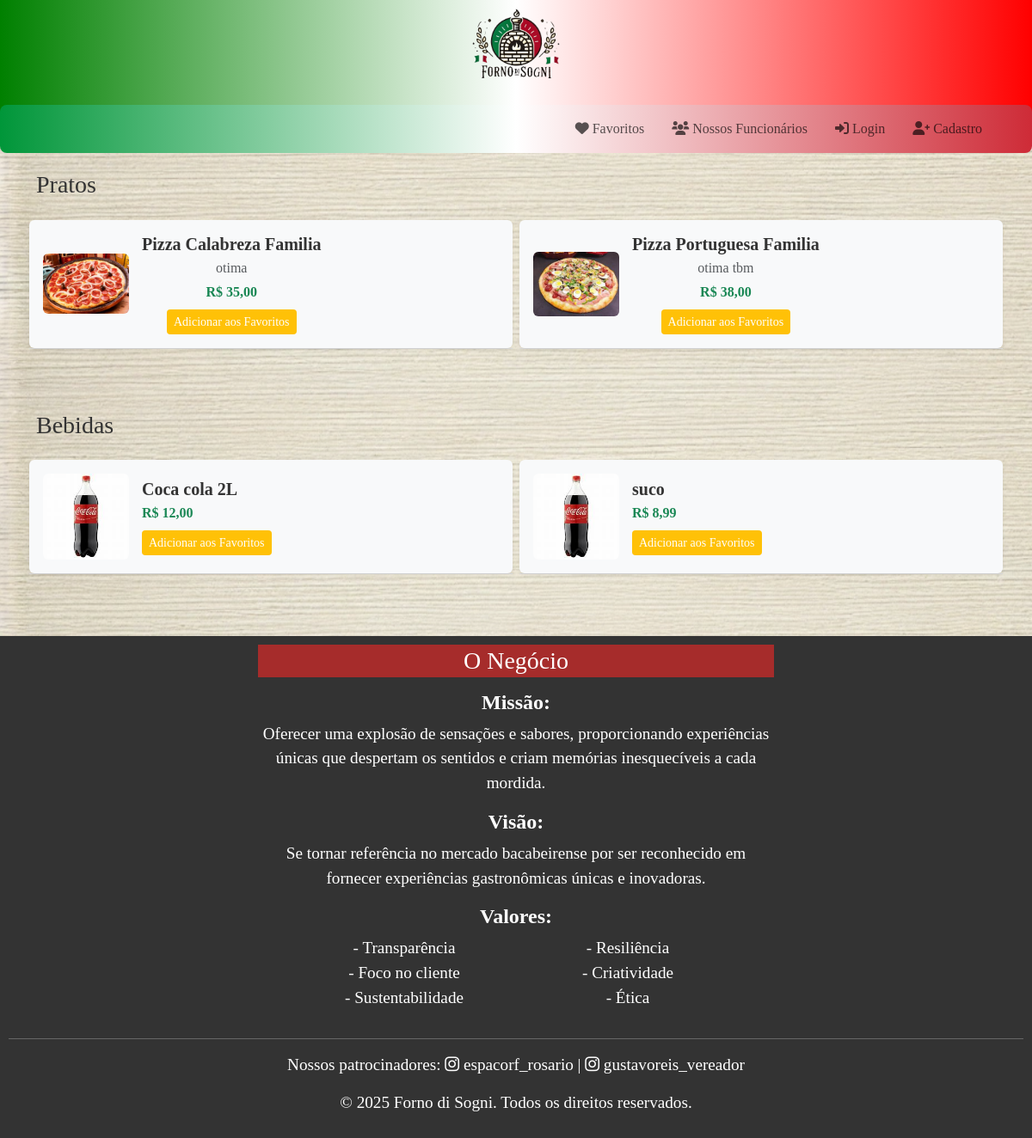
The page / on the database its author committed.
### main.py (models this page shows)
class Prato(db.Model):
    id = db.Column(db.Integer, primary_key=True)
    nome = db.Column(db.String(100), nullable=False)
    descricao = db.Column(db.Text, nullable=True)
    preco = db.Column(db.Float, nullable=False)
    imagem = db.Column(db.String(120), nullable=True)
    favoritos = db.relationship('Favorito', back_populates='prato', cascade="all, delete")

class Bebida(db.Model):
    id = db.Column(db.Integer, primary_key=True)
    nome = db.Column(db.String(100), nullable=False)
    descricao = db.Column(db.Text, nullable=True)
    preco = db.Column(db.Float, nullable=False)
    imagem = db.Column(db.String(200), nullable=True)
    favoritos = db.relationship('Favorito', back_populates='bebida', cascade="all, delete")

### main.py (the view)
@app.route('/', methods=['GET'])
def home():
    pratos = Prato.query.all()
    bebidas = Bebida.query.all()
    return render_template('index.html', pratos=pratos, bebidas=bebidas)

### templates/index.html (shortened to what this page needs)
<!DOCTYPE html>
<html lang="pt-br">
<head>
    <link href="https://cdn.jsdelivr.net/npm/bootstrap@5.3.0-alpha3/dist/css/bootstrap.min.css" rel="stylesheet">
    <link rel="stylesheet" href="https://cdnjs.cloudflare.com/ajax/libs/font-awesome/6.0.0-beta3/css/all.min.css">
    <link rel="stylesheet" href="{{ url_for('static', filename='css/styles_home.css') }}">
</head>
<body>
    <header>
        <a href="{{ url_for('home') }}">
        <img src="{{ url_for('static', filename='img/logo.png') }}" alt="Logo Forno di Sogni">
        </a>
        <nav class="navbar navbar-expand-lg">
            <div class="container">
                <div class="collapse navbar-collapse" id="navbarNav">
                    <ul class="navbar-nav ms-auto">
                        <li class="nav-item">
                            <a class="nav-link" href="{{ url_for('area_favoritos') }}"><i class="fa fa-heart"></i> Favoritos</a>
                        </li>
                        <li class="nav-item">
                            <a class="nav-link" href="{{ url_for('conhecer_funcionarios') }}"><i class="fa fa-users"></i> Nossos Funcionários</a>
                        </li>
                        {% if not current_user.is_authenticated %}
                        <li class="nav-item">
                            <a class="nav-link" href="{{ url_for('login_cliente') }}"><i class="fa fa-sign-in-alt"></i> Login</a>
                        </li>
                        <li class="nav-item">
                            <a class="nav-link" href="{{ url_for('cadastro_cliente') }}"><i class="fa fa-user-plus"></i> Cadastro</a>
                        </li>
                        {% else %}
                        <li class="nav-item">
                            <a class="nav-link" href="{{ url_for('logout_cliente') }}"><i class="fa fa-sign-out-alt"></i> Logout</a>
                        </li>
                        {% endif %}
                    </ul>
                </div>
            </div>
        </nav>
    </header>
    <main>
<section id="pratos" class="container my-5">
    <h2 class="mb-4">Pratos</h2>
    <center>
    <div class="row">
        {% for prato in pratos %}
        <div class="col-12 col-md mb-4 max-auto " style="margin-left: 4px; margin-right: 4px;">
            <a href="{{ url_for('detalhes_prato', prato_id=prato.id) }}" class="text-decoration-none">
                <div class="d-flex bg-light p-3 rounded shadow-sm align-items-center">
                    {% if prato.imagem %}
                    <img src="{{ url_for('static', filename='img/' + prato.imagem) }}" alt="{{ prato.nome }}" class="rounded" style="width: 100px; height: auto; margin-right: 15px;">
                    {% endif %}
                    <div>
                        <h5 class="fw-bold mb-1">{{ prato.nome }}</h5>
                        <p class="text-muted mb-1">{{ prato.descricao }}</p>
                        <p class="fw-bold text-success mb-2">R$ {{ "{:,.2f}".format(prato.preco).replace(".", ",") }}</p>
                        <form action="{{ url_for('adicionar_favorito') }}" method="POST">
                            <button type="submit" class="btn btn-warning btn-sm">Adicionar aos Favoritos</button>
                        </form>
                    </div>
                </div>
            </a>
        </div>
        {% endfor %}
    </div>
    </center>
</section>
        <section id="bebidas" class="container my-5">
            <h2 class="mb-4">Bebidas</h2>
            <div class="row">
                {% for bebida in bebidas %}
                 <div class="col-12 col-md mb-4 max-auto" style="margin-left: 4px; margin-right: 4px;">
                    <a href="{{ url_for('detalhes_bebida', bebida_id=bebida.id) }}" class="text-decoration-none">
                        <div class="d-flex bg-light p-3 rounded shadow-sm align-items-center">
                            {% if bebida.imagem %}
                            <img src="{{ url_for('static', filename='img/' + bebida.imagem) }}" alt="{{ bebida.nome }}" class="rounded" style="width: 100px; height: auto; margin-right: 15px;">
                            {% endif %}
                            <div>
                                <h5 class="fw-bold mb-1">{{ bebida.nome }}</h5>
                                <p class="fw-bold text-success mb-2">R$ {{ "{:,.2f}".format(bebida.preco).replace(".", ",") }}</p>
                                <form action="{{ url_for('adicionar_favorito') }}" method="POST">
                                    <button type="submit" class="btn btn-warning btn-sm">Adicionar aos Favoritos</button>
                                </form>
                            </div>
                        </div>
                    </a>
                </div>
                {% endfor %}
            </div>
        </section>
    </main>
    <footer class="mt-5 text-center">
        <div style="max-width: 600px; margin: auto; text-align: left;">
            <h3 style="background-color: #a62c2b; color: white; padding-left: 100px; padding-right: 100px; padding-bottom: 2px; padding-top: 2px; text-align: center; margin-bottom: 15px;">O Negócio</h3>
            <center>
                <h4><strong>Missão:</strong></h4>
                <p>Oferecer uma explosão de sensações e sabores, proporcionando experiências únicas que despertam os sentidos e criam memórias inesquecíveis a cada mordida.</p>
                <h4><strong>Visão:</strong></h4>
                <p>Se tornar referência no mercado bacabeirense por ser reconhecido em fornecer experiências gastronômicas únicas e inovadoras.</p>
                <h4><strong>Valores:</strong></h4>
                <div class="row justify-content-center text-center">
                    <div class="col-6 col-md-5">
                        <ul style="list-style: none; padding: 0;">
                            <li>- Transparência</li>
                            <li>- Foco no cliente</li>
                            <li>- Sustentabilidade</li>
                        </ul>
                    </div>
                    <div class="col-6 col-md-5">
                        <ul style="list-style: none; padding: 0;">
                            <li>- Resiliência</li>
                            <li>- Criatividade</li>
                            <li>- Ética</li>
                        </ul>
                    </div>
                </div>
            </center>
        </div>
        <hr>
        <p>Nossos patrocinadores:
            <a href="https://instagram.com/espacorf_rosario" target="_blank">
                <i class="fab fa-instagram"></i> espacorf_rosario
            </a> |
            <a href="https://instagram.com/gustavoreis_vereador" target="_blank">
                <i class="fab fa-instagram"></i> gustavoreis_vereador
            </a>
        </p>
        <p>&copy; 2025 Forno di Sogni. Todos os direitos reservados.</p>
    </footer>
</body>
</html>

### static/css/styles_home.css (style rules this page uses)
* { font-family: 'Italianno', cursive; }
main { flex: 1; }
header { background: linear-gradient(to right, green, white, red); text-align: center; min-height: 10px; max-height: 150px; font-family: 'Arial', sans-serif; padding: 0 0; margin-bottom: 10px; }
header img { max-width: 115px; margin-bottom: 4px; }
nav a { text-decoration: none; color: #333; font-size: 0.9rem; margin: 0 8px; padding: 6px 12px; background-color: #fff; border-radius: 5px; transition: background-color 0.3s; }
body { height: 100%; margin: 0; padding: 0; background: url("/static/img/checkered-pattern1.png") repeat; background-size: 200px 200px; background-size: cover; background-attachment: fixed; }
body::before { content: ""; position: fixed; top: 0; left: 0; width: 100%; height: 100%; background: rgba(255, 255, 255, 0.3); z-index: -1; }
footer { text-align: center; background-color: #333; color: white; padding: 10px; font-size: 1.2rem; width: 100%; }
footer a { text-decoration: none; color: white; }
.navbar { background: linear-gradient(to right, #009639, white, #ce2b37); padding: 8px 10px; margin-top: 5px; border-radius: 8px; }
#pratos .d-flex, #bebidas .d-flex { border: none; transition: transform 0.2s ease-in-out; padding: 15px; background-color: #f8f9fa; }
#pratos .row .col-12, #bebidas .row .col-12 { border-bottom: 1px solid #ddd; padding-left: 0; padding-right: 0; }
h2 { font-size: 1.75rem; color: #333; text-align: left; }
.btn-warning { background-color: #ffc107; color: #fff; border: none; }
.d-flex .fw-bold, .d-flex p { color: #333; }

### rows shown on the page
Prato: imagem (picture), nome "Pizza Calabreza Familia", descricao "otima", preco "35,00"
Prato: imagem (picture), nome "Pizza Portuguesa Familia", descricao "otima tbm", preco "38,00"
Bebida: imagem (picture), nome "Coca cola 2L", preco "12,00"
Bebida: imagem (picture), nome "suco", preco "8,99"
